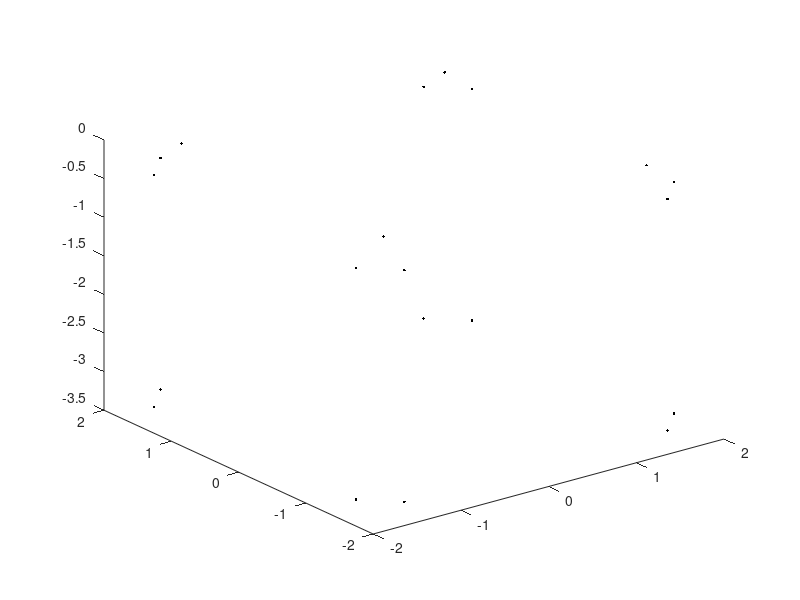

This chart was generated by the following MATLAB code:
MS = 3
BS = .3125

Top = [[-MS/2, MS/2, 0]', [MS/2, MS/2, 0]', [MS/2, -MS/2, 0]', [-MS/2, -MS/2, 0]'];
Side2 = [[-MS/2, MS/2+BS, -BS]', [MS/2, MS/2+BS, -BS]', [MS/2, MS/2+BS, -BS-MS]', [-MS/2, MS/2+BS, -BS-MS]'];
Side3 = [[-MS/2-BS, -MS/2, -BS]', [-MS/2-BS, MS/2, -BS]', [-MS/2-BS, MS/2, -BS-MS]', [-MS/2-BS, -MS/2, -BS-MS]'];
Side4 = [[-MS/2, -MS/2-BS, -BS]', [MS/2, -MS/2-BS, -BS]', [MS/2, -MS/2-BS, -BS-MS]', [-MS/2, -MS/2-BS, -BS-MS]'];
Side5 = [[MS/2+BS, -MS/2, -BS]', [MS/2+BS, MS/2, -BS]', [MS/2+BS, MS/2, -BS-MS]', [MS/2+BS, -MS/2, -BS-MS]'];

points = [Top, Side2, Side3, Side4, Side5]

plot3(points(1,:), points(2,:), points(3,:), 'k.')